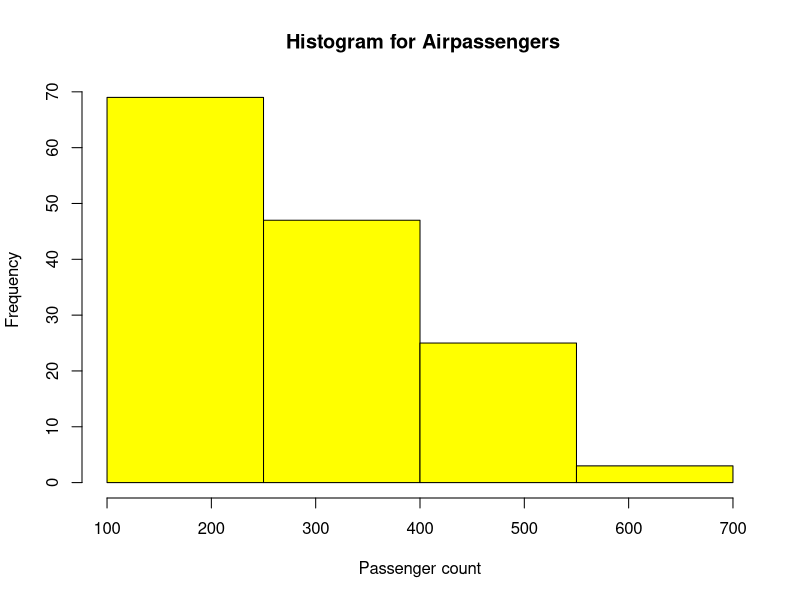

This figure's R source:
data("AirPassengers")
hist(AirPassengers, breaks = seq(100, 700, by = 150), col = "yellow", main=" Histogram for Airpassengers", xlab = "Passenger count", ylab = "Frequency")
